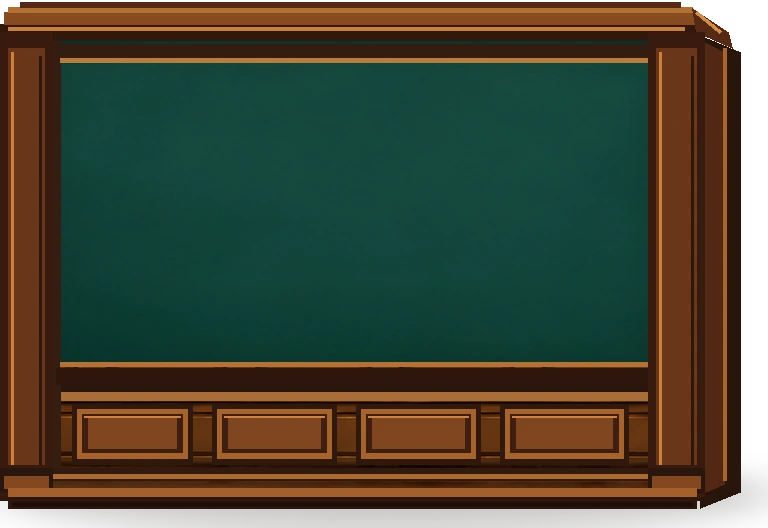
#> input picture entrance-partition-review-20261028/partition.png, 768 x 528 px
$ python build_partition_wide.py
#> lines starting #> are read from the running program, lines starting #| are printed output that depends on the picture
"""Build an independent wide review-only PNG from v01 approved-geometry candidate.
This is a geometric draft, not an approved final artwork or an alteration to game's assets.
"""
from pathlib import Path
from PIL import Image
import hashlib, json
root=Path(__file__).resolve().parent
original=Image.open(root/'partition.png').convert('RGBA')
#> original is the input picture: PIL image 768x528 RGBA; mean R, G, B, A 54.1, 55.3, 37.6, 236.4
assert original.size==(768,528)
wide=original.resize((928,496),Image.Resampling.LANCZOS)
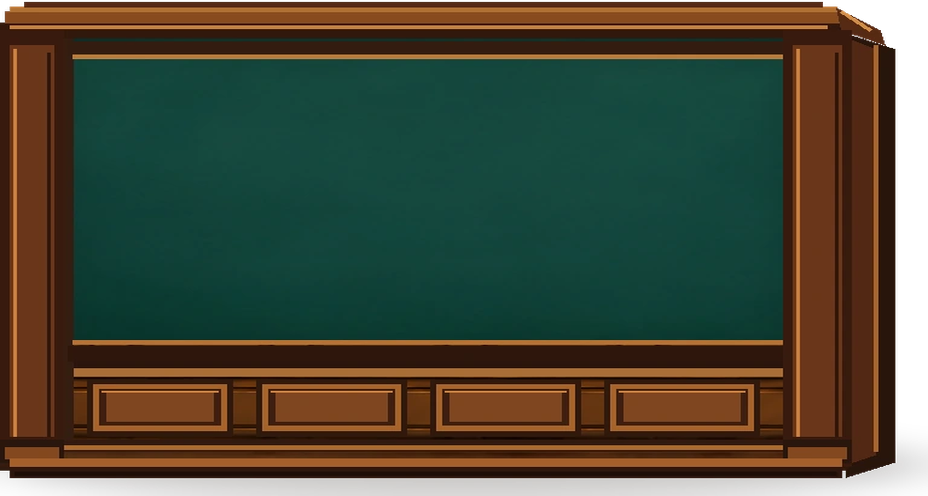
#> wide: PIL image 928x496 RGBA; mean R, G, B, A 54.3, 55.4, 37.8, 236.4; transparent parts drawn white
assert wide.getchannel('A').getextrema()==(0,255)
png=root/'partition-wide-v02.png'
webp=root/'partition-wide-v02.webp'
wide.save(png,'PNG',optimize=True)
wide.save(webp,'WEBP',quality=95,method=6,exact=True)
assert Image.open(png).size==Image.open(webp).size==(928,496)
(root/'partition-wide-v02-manifest.json').write_text(json.dumps({
'previous_logical_size':[192,132], 'wide_review_logical_size':[232,124],
'new_render_dimensions':[928,496], 'source_pixels':[768,528],
'status':'review-only independent transparent asset - NOT formally approved',
'transformation':'geometry-only resampling from v01 independent wall; no background composition',
'original_sha256':hashlib.sha256((root/'partition.png').read_bytes()).hexdigest(),
'png_sha256':hashlib.sha256(png.read_bytes()).hexdigest(),
'webp_sha256':hashlib.sha256(webp.read_bytes()).hexdigest(),
},indent=2,ensure_ascii=False),encoding='utf-8')
print('WIDE_PARTITION_REVIEW',wide.size,png.stat().st_size,webp.stat().st_size)
#| WIDE_PARTITION_REVIEW (928, 496) 85400 23352
